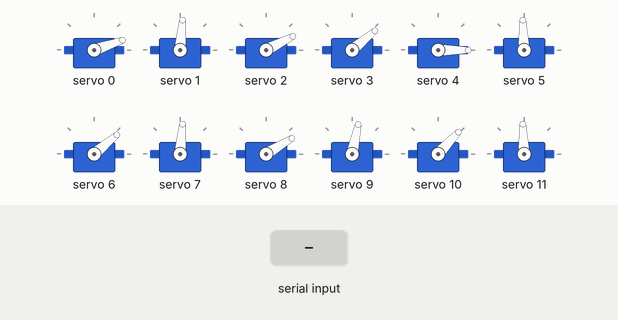
Recording of a sketch running on a simulated Arduino Uno, built with avr-gcc and run on an emulated ATmega328P. Shown: 12 × servo. Inputs (shaded band) come from the test bench. What the sketch prints to the serial monitor is not drawn.

Above: at 1.2 s.
1.3 s: "3" received over Serial
At 2.11 s:
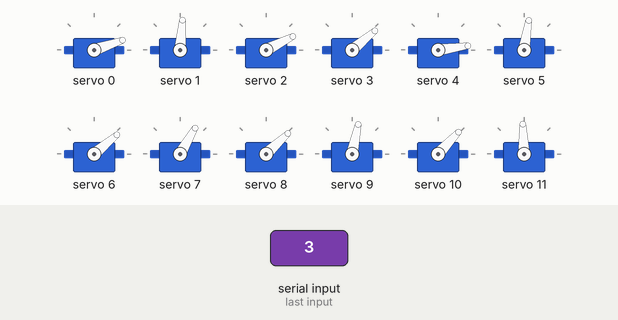
4.3 s: "2" received over Serial
At 6.2 s:
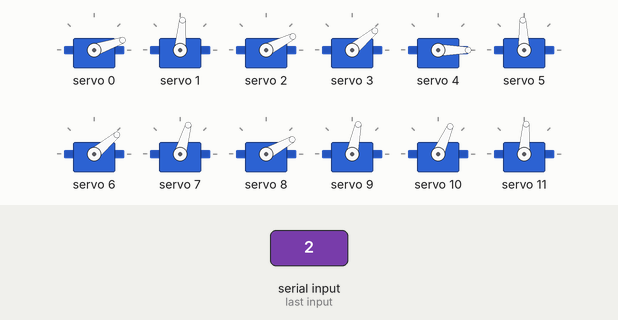
6.7 s: "5" received over Serial
At 8.72 s:
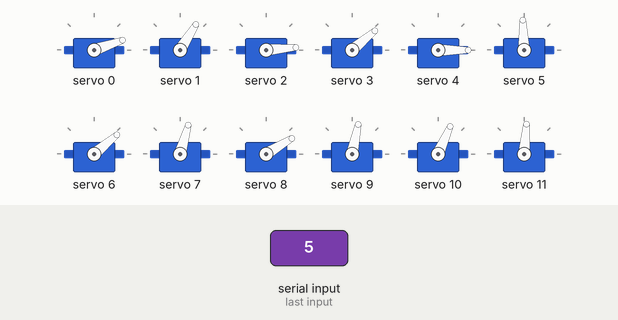
9.7 s: "6" received over Serial
At 9.81 s:
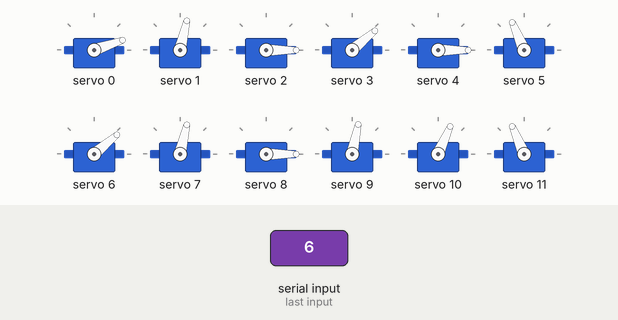
Timing chart, 0 to 12.4 s (numbered marks = the images above; inputs shaded):
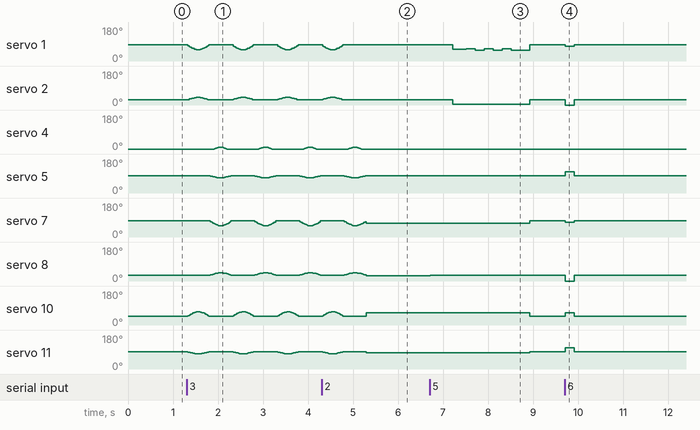

Measured:
- after the input at 4.3 s, servo 1: goes on until 4.8 s, then stays 85°; servo 2: goes on until 4.8 s, then stays 27°; servo 4: goes on until 5.2 s, then stays 0°
- after the input at 6.7 s, servo 1: 85° → 62° after 0.51 s, → 66° 0.30 s later, → 58° 0.20 s later, → 66° 0.20 s later, … (8 changes in this stretch); servo 2: 27° → 5° after 0.51 s, → 27° 1.7 s later; servo 7: 74° → 85° after 2.2 s; servo 8: 29° → 31° at once; servo 10: 66° → 47° after 2.2 s
- after the input at 9.7 s, servo 1, servo 7: 85° → 77° at once, → 85° 0.21 s later; servo 2: 27° → 0° at once, → 27° 0.21 s later; servo 5, servo 11: 92° → 113° at once, → 92° 0.21 s later; servo 8: 31° → 0° at once, → 31° 0.21 s later; servo 10: 47° → 66° at once, → 47° 0.21 s later

The sketch:

Final_Dog__2_.ino
```cpp
// ============================================================
//  Quadruped Robot Control
//  Stand / Reverse Bend / Walk / LF Handshake
//  Simple Calibration Style
// ============================================================

#include <Wire.h>
#include <Adafruit_PWMServoDriver.h>

Adafruit_PWMServoDriver pwm = Adafruit_PWMServoDriver();
const int PWM_FREQ = 50;

// ------------------------------------------------------------
// Servo angle → PWM mapping
// ------------------------------------------------------------
const int angleTable[] = {0,20,40,60,80,100,120,140,160,180};
const int pwmTable[] = {75,100,130,160,195,225,260,290,320,350};

// ------------------------------------------------------------
// Leg structure
// ------------------------------------------------------------
struct Leg {
  int hipChan, shChan, ankChan;
  float neutralHip, neutralSh, neutralAnk;
};

// 0=LF, 1=RF, 2=LB, 3=RB
Leg legs[4] = {
  { 0,  1,  2, 75.0, 140.0,  65.0 },   // LF
  { 3,  4,  5, 70.0, 10.0, 150.0 },    // RF
  { 6,  7,  8, 100.0, 140.0,  70.0 },   // LB
  { 9, 10, 11, 120.0, 90.0, 150.0 }    // RB
};

// ------------------------------------------------------------
// HIP OFFSET
// ------------------------------------------------------------
float hipOffset[4] = { -20, 10, -20, 11 };
float hipOffset1[4] = { -20, 10, -20, 11 };

// ============================================================
// BACK LEG BEND CONTROL (TUNE HERE)
// ============================================================

float LB_bend = 38;
float RB_bend = 28;

float LB_shBend = -15;
float RB_shBend = -25;

float LB_hipOffset = 0;
float RB_hipOffset = 0;

float LB_shOffset = 0;
float RB_shOffset = 0;

float LB_ankOffset = 35;
float RB_ankOffset = -35;

// ============================================================
// SIT CONTROL (TUNE HERE)
// ============================================================

// FRONT LEFT
float SIT_LF_shBend2  = 130;
float SIT_LF_ankBend2 = 10;

// FRONT RIGHT
float SIT_RF_shBend2  = 25;
float SIT_RF_ankBend2 = 190;

// BACK LEFT
float SIT_LB_shBend2  = 130;
float SIT_LB_ankBend2 = 10;

// BACK RIGHT
float SIT_RB_shBend2  = 115;
float SIT_RB_ankBend2 = 300;
// ============================================================
// LF HANDSHAKE CONTROL (TUNE HERE)
// ============================================================
float LB_bend1 = 35;
float RB_bend1 = 25;

float LB_shBend1 = -15;
float RB_shBend1 = -25;

float LB_hipOffset1 = 0;
float RB_hipOffset1 = 0;

float LB_shOffset1 = 0;
float RB_shOffset1 = 0;

float LB_ankOffset1 = 35;
float RB_ankOffset1 = -35;

float LF_shBend   = -30;   // shoulder lift
float LF_ankBend  = 30;   // ankle fold
float LF_shakeAmp = 5;   // shake strength

float LF_hipTrim  = 0;
float LF_shTrim   = 0;
float LF_ankTrim  = 0;

// ------------------------------------------------------------
// WALK SETTINGS
// ------------------------------------------------------------
const int SMOOTH_STEPS = 26;
float liftHeight = 40.0;
float tapBack    = 20.0;
int walkSpeed    = 7;

int shSign[4] = { 1, -1, 1, -1 };
int akSign[4] = { 1, -1, 1, -1 };

float shScale[4] = { 1.0, 0.92, 1.0, 0.92 };
float akScale[4] = { 1.0, 0.95, 1.0, 0.95 };

float frontLiftScale = 0.82;
float frontTapScale  = 0.78;
float backLiftScale  = 0.82;
float backTapScale   = 0.78;

volatile bool walking = false;

// ------------------------------------------------------------
// Utility
// ------------------------------------------------------------
float clampf(float v,float l,float h){
  return v<l?l:(v>h?h:v);
}

uint16_t angleToTick(float a){
  a = clampf(a,0,180);
  for(int i=0;i<9;i++){
    if(a>=angleTable[i] && a<=angleTable[i+1]){
      float t=(a-angleTable[i])/(angleTable[i+1]-angleTable[i]);
      return pwmTable[i]+t*(pwmTable[i+1]-pwmTable[i]);
    }
  }
  return pwmTable[0];
}

void setS(int ch,float a){
  pwm.setPWM(ch,0,angleToTick(a));
}

// ============================================================
// STAND
// ============================================================
void doStand(){
  for(int i=0;i<4;i++){
    setS(legs[i].hipChan, legs[i].neutralHip + hipOffset[i]);
    setS(legs[i].shChan,  legs[i].neutralSh);
    setS(legs[i].ankChan, legs[i].neutralAnk);
  }
}

// ============================================================
// REVERSE BEND
// ============================================================
void doBow(){

  walking = false;

  // Front legs straight
  for(int j=0; j<2; j++){
    setS(legs[j].hipChan, legs[j].neutralHip + hipOffset[j]);
    setS(legs[j].shChan,  legs[j].neutralSh);
    setS(legs[j].ankChan, legs[j].neutralAnk);
  }

  // LB
  float lbHip = legs[2].neutralHip + hipOffset[2] + LB_hipOffset;
  float lbSh  = legs[2].neutralSh + (shSign[2] * LB_shBend) + LB_shOffset;
  float lbAk  = legs[2].neutralAnk - (akSign[2] * LB_bend) + LB_ankOffset;

  setS(legs[2].hipChan, lbHip);
  setS(legs[2].shChan,  lbSh);
  setS(legs[2].ankChan, lbAk);

  // RB
  float rbHip = legs[3].neutralHip + hipOffset[3] + RB_hipOffset;
  float rbSh  = legs[3].neutralSh + (shSign[3] * RB_shBend) + RB_shOffset;
  float rbAk  = legs[3].neutralAnk - (akSign[3] * RB_bend) + RB_ankOffset;

  setS(legs[3].hipChan, rbHip);
  setS(legs[3].shChan,  rbSh);
  setS(legs[3].ankChan, rbAk);
}
void doBow1(){

  walking = false;

  // Front legs straight
  for(int j=0; j<2; j++){
    setS(legs[j].hipChan, legs[j].neutralHip + hipOffset1[j]);
    setS(legs[j].shChan,  legs[j].neutralSh);
    setS(legs[j].ankChan, legs[j].neutralAnk);
  }

  // LB
  float lbHip = legs[2].neutralHip + hipOffset1[2] + LB_hipOffset;
  float lbSh  = legs[2].neutralSh + (shSign[2] * LB_shBend1) + LB_shOffset1;
  float lbAk  = legs[2].neutralAnk - (akSign[2] * LB_bend1) + LB_ankOffset1;

  setS(legs[2].hipChan, lbHip);
  setS(legs[2].shChan,  lbSh);
  setS(legs[2].ankChan, lbAk);

  // RB
  float rbHip = legs[3].neutralHip + hipOffset1[3] + RB_hipOffset1;
  float rbSh  = legs[3].neutralSh + (shSign[3] * RB_shBend1) + RB_shOffset1;
  float rbAk  = legs[3].neutralAnk - (akSign[3] * RB_bend1) + RB_ankOffset1;

  setS(legs[3].hipChan, rbHip);
  setS(legs[3].shChan,  rbSh);
  setS(legs[3].ankChan, rbAk);
}

void doSit2(){

  walking = false;

  // ================= FRONT LEGS =================
  setS(legs[0].hipChan, legs[0].neutralHip + hipOffset[0]);
  setS(legs[0].shChan,  SIT_LF_shBend2);
  setS(legs[0].ankChan, SIT_LF_ankBend2);

  setS(legs[1].hipChan, legs[1].neutralHip + hipOffset[1]);
  setS(legs[1].shChan,  SIT_RF_shBend2);
  setS(legs[1].ankChan, SIT_RF_ankBend2);

  // ================= BACK LEGS =================
  setS(legs[2].hipChan, legs[2].neutralHip + hipOffset[2]);
  setS(legs[2].shChan,  SIT_LB_shBend2);
  setS(legs[2].ankChan, SIT_LB_ankBend2);

  setS(legs[3].hipChan, legs[3].neutralHip + hipOffset[3]);
  setS(legs[3].shChan,  SIT_RB_shBend2);
  setS(legs[3].ankChan, SIT_RB_ankBend2);
  delay(200);
  doStand();
}
// ============================================================
// LF HANDSHAKE
// ============================================================
void doHandshake(){

  walking = false;

  doBow1();
  delay(500);

  int lf = 0;

  float hip = legs[lf].neutralHip + hipOffset[lf] + LF_hipTrim;

  float sh  = legs[lf].neutralSh
              + (shSign[lf] * LF_shBend)
              + LF_shTrim;

  float ak  = legs[lf].neutralAnk
              - (akSign[lf] * LF_ankBend)
              + LF_ankTrim;

  setS(legs[lf].hipChan, hip);
  setS(legs[lf].shChan,  sh);
  setS(legs[lf].ankChan, ak);

  delay(300);

  for(int i=0;i<3;i++){
    setS(legs[lf].shChan, sh + (shSign[lf] * LF_shakeAmp));
    delay(200);
    setS(legs[lf].shChan, sh - (shSign[lf] * LF_shakeAmp));
    delay(200);
  }

  delay(200);
  doStand();

}
// ============================================================
// WALK
// ============================================================
void diagonalWalk(){

  for(int phase=0; phase<2 && walking; phase++){
    for(int i=0;i<=SMOOTH_STEPS && walking;i++){

      float e = sin(i * PI / SMOOTH_STEPS);

      for(int j=0;j<4;j++){

        float hip = legs[j].neutralHip + hipOffset[j];
        float sh  = legs[j].neutralSh;
        float ak  = legs[j].neutralAnk;

        bool active =
          (phase==0 && (j==0 || j==3)) ||
          (phase==1 && (j==1 || j==2));

        if(active){
          bool isFront = (j==0 || j==1);

          float liftS = isFront ? frontLiftScale : backLiftScale;
          float tapS  = isFront ? frontTapScale  : backTapScale;

          sh += shSign[j] * shScale[j] *
                (-liftHeight * liftS * e);

          ak += akSign[j] * akScale[j] *
                ( tapBack * tapS * e );
        }

        setS(legs[j].hipChan, hip);
        setS(legs[j].shChan, sh);
        setS(legs[j].ankChan, ak);
      }

      delay(walkSpeed);
    }
  }
}

// ============================================================
// SETUP
// ============================================================
void setup(){
  Serial.begin(115200);
  Wire.begin();
  pwm.begin();
  pwm.setPWMFreq(PWM_FREQ);

  doStand();

  Serial.println("1 = Stand");
  Serial.println("2 = Reverse Bend");
  Serial.println("3 = Walk");
  Serial.println("4 = Stop");
  Serial.println("5 = LF Handshake");
   Serial.println("6 = sit");
}

// ============================================================
// LOOP
// ============================================================
void loop(){

  if(Serial.available()){
    char c = Serial.read();

    if(c=='1'){ walking=false; doStand(); }
    if(c=='2'){ doBow(); }
    if(c=='3'){ walking=true; }
    if(c=='4'){ walking=false; doStand(); }
    if(c=='5'){ doHandshake(); }
    if(c=='6'){ doSit2(); }
  }

  if(walking){
    diagonalWalk();
  }
}
```
